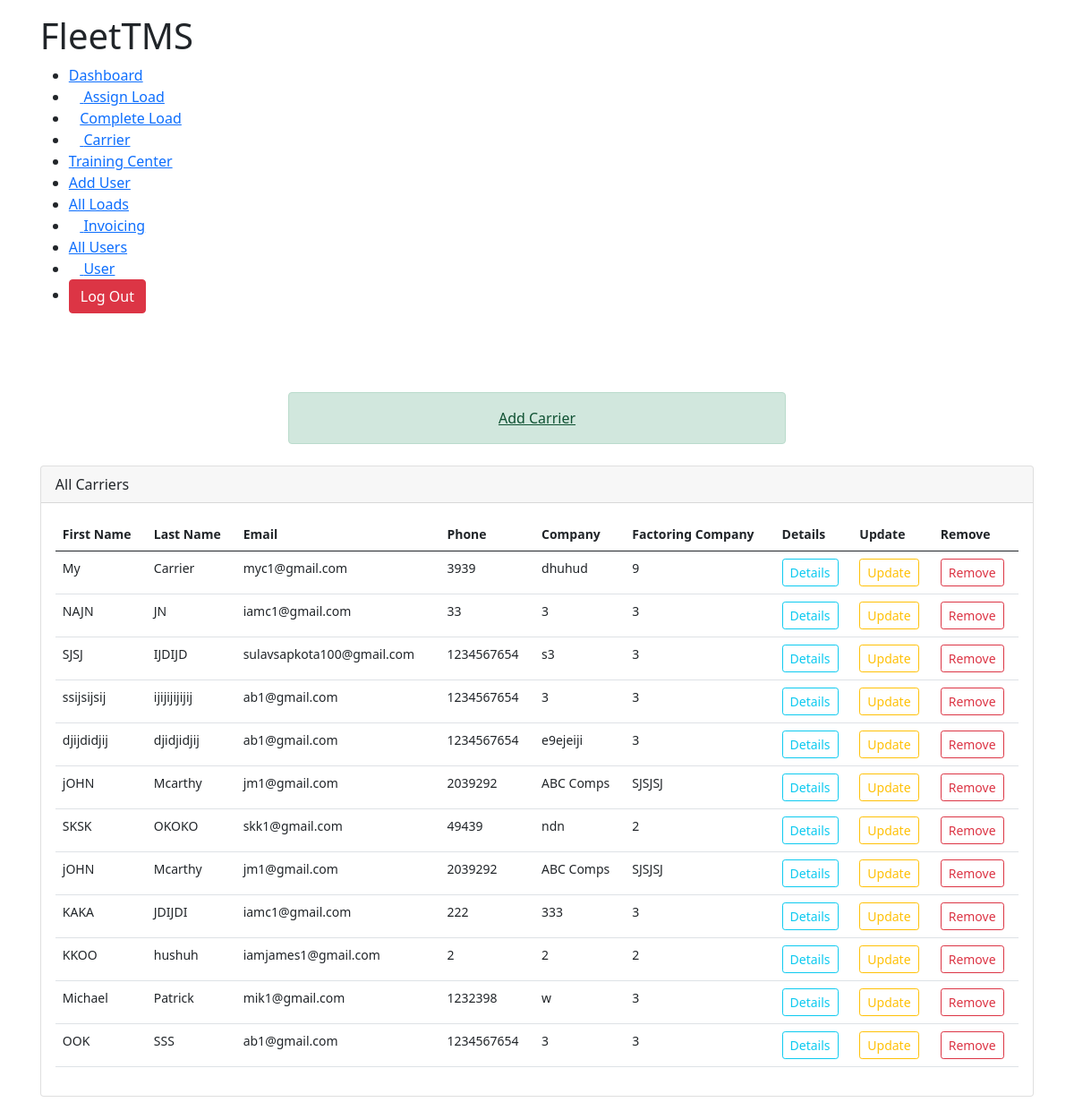
The app's page /all_carrier (signed in) with its own data.
### TMSTruck/models.py (models this page shows, shortened)
class Carrier(models.Model):
	user					= models.ForeignKey(Account,on_delete=models.CASCADE,null=True,blank=True)
	firstName 				= models.CharField(max_length=100,null=True)
	lastName				= models.CharField(max_length=100,null=True)
	company 				= models.CharField(max_length=100,null=True)
	email					= models.EmailField(max_length=100,null=True)
	phone					= models.IntegerField(null=True)
	mc_number 				= models.IntegerField(null=True)
	dot_number				= models.IntegerField(null=True)
	factoring_phone			= models.IntegerField(null=True)
	factoring_email			= models.EmailField(null=True,max_length=100)
	willing_states			= models.TextField(max_length=1000,null=True)
	carrier_status			= models.CharField(max_length=100,null=True)
	factoring_company		= models.CharField(max_length=100,null=True)
	mc_upload		 		= models.FileField(upload_to=carrierMcFiles,null=True)
	w9_upload 				= models.FileField(upload_to=carrierMcFiles,null=True)
	insurance				= models.FileField(upload_to=carrierMcFiles,null=True)
	costPerMile				= models.IntegerField(null=True)

### TMSTruck/decorators.py (the view)
        def wrapper(request, *args, **kwargs):
            group = None
            if request.user.groups.exists():
                group = request.user.groups.all()[0].name
            if group in allowed_roles:
                return view_func(request, *args, **kwargs)
            elif group == 'Trainee':
                return redirect("user")
            else:
                return HttpResponse("You are not authorized to visit this page. ")

### TMSTruck/views.py (called while the page is built)
@login_required(login_url="login")
@customRoles(allowed_roles=['Admin','Accounting','Hiring Manager', 'Logistics Manager'])
def all_carrier(request):
	acc = Account.objects.get(user=request.user)
	carriers = Carrier.objects.filter(user =acc)
	template = 'TMSTruck/carrier/all_carrier.html'
	group = request.user.groups.all()[0].name
	context = {
		'carriers':carriers,
		'group':group
	}
	return render(request,template,context)

### TMSTruck/templates/TMSTruck/carrier/all_carrier.html (shortened to what this page needs)
{% extends 'TMSTruck/base.html' %}
{% load static %}
{% block content %}
<!DOCTYPE html>
<html lang="en">
<head>
    <link rel="stylesheet" href="{% static 'css/dashboard.css' %}">
</head>
<body>
    <div class="main-body">
        {% if group == 'Accounting' %}
        {% include 'TMSTruck/navbars/accounting_navbar.html' %}
        {% elif group == 'Admin' %}
        {% include 'TMSTruck/navbars/admin_navbar.html' %}
        {% elif group == 'Hiring Manager' %}
        {% include 'TMSTruck/navbars/hiring_manager_navbar.html' %}
        {% elif group == 'Logistics Manager' %}
        {% include 'TMSTruck/navbars/logistics_manager.html' %}
        {% endif %}<br><br>
        <div class="col-md-6 mx-auto">
            <a style="display: flex; justify-content: center; "class="mb-4 alert alert-success" href="{% url 'add_carrier' %}">Add Carrier</a>
        </div>
        <div class="row">
            <div class="col-md-12">
                <div class="card">
                    <div class="card-header">All Carriers</div>
                    <div class="card-body">
                        <table class="table">
                            <thead>
                                <tr>
                                    <th scope="col">First Name</th>
                                    <th scope="col">Last Name</th>
                                    <th scope="col">Email</th>
                                    <th scope="col">Phone</th>
                                    <th scope="col">Company</th>
                                    <th scope="col">Factoring Company</th>
                                    <th scope="col">Details</th>
                                    <th scope="col">Update</th>
                                    <th scope="col">Remove</th>
                                </tr>
                            </thead>
                            <tbody>
                                {% for carrier in carriers %}
                                <tr>
                                    <td>{{carrier.firstName}}</td>
                                    <td>{{carrier.lastName}}</td>
                                    <td>{{carrier.email}}</td>
                                    <td>{{carrier.phone}}</td>
                                    <td>{{carrier.company}}</td>
                                    <td>{{carrier.factoring_company}}</td>
                                    <td><a href="{% url 'user_detail' carrier.id %}"><button class="btn btn-outline-info btn-sm">Details</button></a></td>
                                    <td><a href="{% url 'update_carrier' carrier.id %}"><button class="btn btn-outline-warning btn-sm">Update</button></a></td>
                                    <td><a href="{% url 'remove_carrier' carrier.id %}"><button class="btn btn-outline-danger btn-sm">Remove</button></a></td>
                                </tr>
                                {% endfor %}
                            </tbody>
                        </table>
                    </div>
                </div>
            </div>
        </div>
    </div>
</body>
</html>
{% endblock %}

### static/css/base.css (style rules this page uses)
* { padding: 0px; margin: 0px; }
.main-body { margin: 1rem 2.8rem; }

### TMSTruck/templates/TMSTruck/carrier/all_carrier.html (style rules this page uses)
table { font-size: 14px; }

### records on screen
Carrier: firstName "My", lastName "Carrier", email "myc1@gmail.com", phone "3939", company "dhuhud", factoring_company "9"
Carrier: firstName "NAJN", lastName "JN", email "iamc1@gmail.com", phone "33", company "3", factoring_company "3"
Carrier: firstName "SJSJ", lastName "IJDIJD", email "sulavsapkota100@gmail.com", phone "1234567654", company "s3", factoring_company "3"
Carrier: firstName "ssijsijsij", lastName "ijijijijijij", email "ab1@gmail.com", phone "1234567654", company "3", factoring_company "3"
Carrier: firstName "djijdidjij", lastName "djidjidjij", email "ab1@gmail.com", phone "1234567654", company "e9ejeiji", factoring_company "3"
Carrier: firstName "jOHN", lastName "Mcarthy", email "jm1@gmail.com", phone "2039292", company "ABC Comps", factoring_company "SJSJSJ"
Carrier: firstName "SKSK", lastName "OKOKO", email "skk1@gmail.com", phone "49439", company "ndn", factoring_company "2"
Carrier: firstName "jOHN", lastName "Mcarthy", email "jm1@gmail.com", phone "2039292", company "ABC Comps", factoring_company "SJSJSJ"
Carrier: firstName "KAKA", lastName "JDIJDI", email "iamc1@gmail.com", phone "222", company "333", factoring_company "3"
Carrier: firstName "KKOO", lastName "hushuh", email "iamjames1@gmail.com", phone "2", company "2", factoring_company "2"
Carrier: firstName "Michael", lastName "Patrick", email "mik1@gmail.com", phone "1232398", company "w", factoring_company "3"
Carrier: firstName "OOK", lastName "SSS", email "ab1@gmail.com", phone "1234567654", company "3", factoring_company "3"
